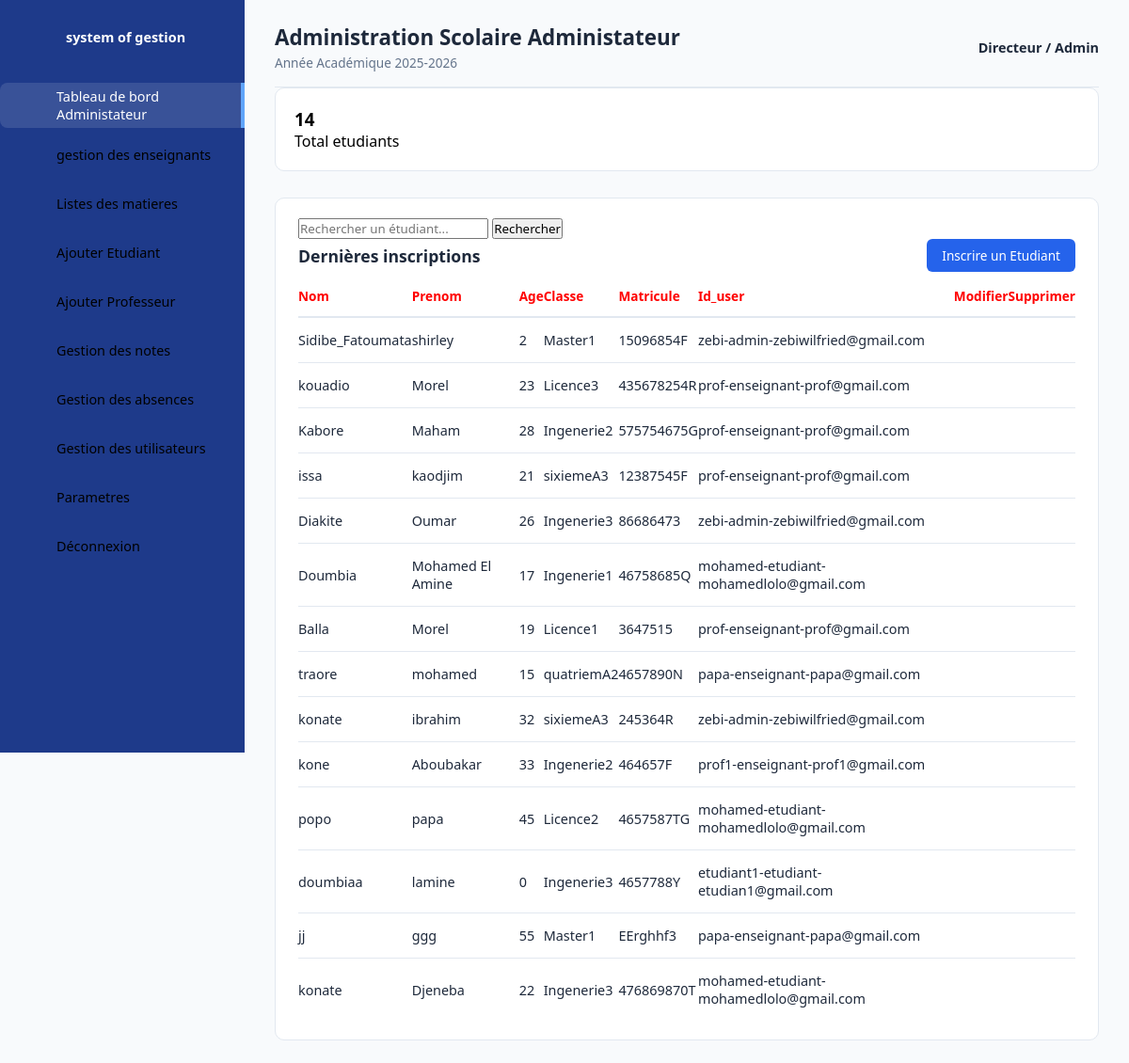
/dashboardadmin/, run on an earlier commit of the app's database.
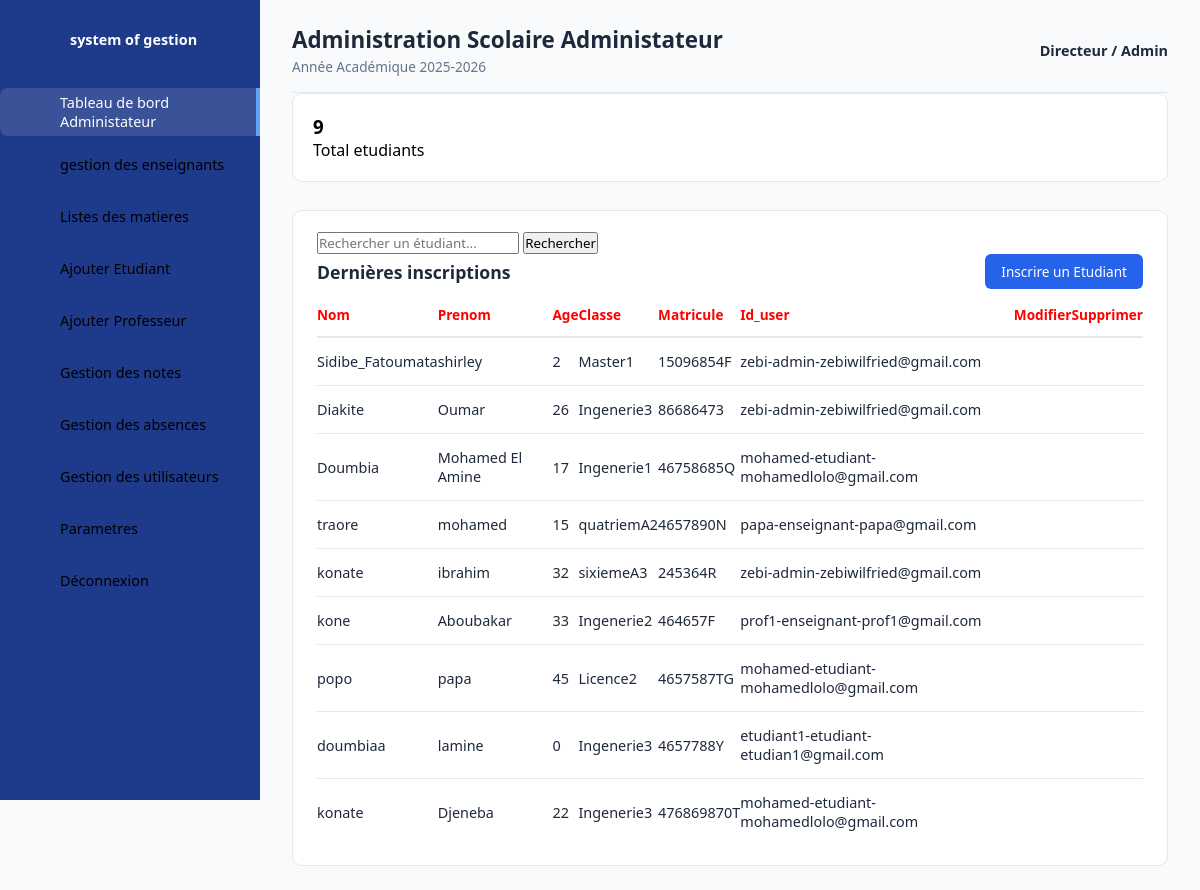
And on a later commit of the database.
### new_project/models.py (models this page shows, shortened)
class Etudiant (models.Model):
    nom=models.CharField(max_length=100)
    prenom =models.CharField(max_length=100)
    age=models.IntegerField(default=0)
    classe = models.ForeignKey(Classes, on_delete=models.SET_NULL,null=True)
    matricule =models.CharField(max_length=50, unique=True)
    id_user = models.ForeignKey(Utilisateur,on_delete=models.CASCADE, related_name="etudiants", null=True, blank=True
)
    class Meta:
        verbose_name = "Etudiant"
        verbose_name_plural = "Etudiants"

class Classes (models.Model):
    nom=models.CharField(max_length=50)
    class Meta:
        verbose_name = "Classe"
        verbose_name_plural = "Classes"
    def __str__(self):
        return self.nom

### pages/models.py (models this page shows)
class Utilisateur(AbstractUser):
    ChoiceRole = (
        ('admin','administrateur'),
        ('enseignant','enseignant' ),
        ('etudiant','etudiant')
    )
    role = models.CharField(
        max_length= 25,
        choices=ChoiceRole,
        default='etudiant'
    )
    email = models.EmailField(unique=True)
    REQUIRED_FIELDS = ['email', 'first_name', 'last_name', 'role']
    def __str__(self):
        return f"{self.username}-{self.role}-{self.email} "

### pages/views.py (the view)
# urls.py: path("dashboardadmin/", dashboardadmin,name="dashboardadmin"),
def dashboardadmin(request):
    etudiants = Etudiant.objects.all()
    nombre_total_admin = Etudiant.objects.count()
    recherche = request.GET.get('recherche')
    if recherche:
        etudiants = etudiants.filter(nom__icontains=recherche)
    context = {
        'etudiants':etudiants,
        'nombre_total_admin':nombre_total_admin
    }
    return render(request,'pages/dashboardadmin.html', context)

### templates/pages/dashboardadmin.html (shortened to what this page needs)
{% load static %}
<!DOCTYPE html>
<html lang="fr">
<head>
    <link rel="stylesheet" href="{% static 'css/dashboardadmin.css' %}?v=2.0">
</head>
<body>
    <div class="container">
        <aside class="navigation">
            <ul>
                <li class="brand">
                    <a href="#">
                        <span class="titre">system of gestion</span>
                    </a>
                </li>
                <li class="active">
                    <a href="#">
                        <span class="titre">Tableau de bord Administateur</span>
                    </a>
                </li>
                <li>
                    <a href="{% url 'liste_professeur' %}">
                        <span class="titre"> gestion des enseignants</span>
                    </a>
                </li>
                <li>
                        <a href="{% url 'liste_professeur' %}">
                            <span class="titre">Listes des matieres</span>
                        </a>
                    </li>
                   <li>
                    <a href="{% url 'inscrire_etudiant' %}">
                          <span class="titre">Ajouter Etudiant</span>
                    </a>
                </li>
                 <li>
                    <a href="{% url 'ajouter_professeur' %}">
                          <span class="titre">Ajouter Professeur</span>
                    </a>
                </li>
                 <li>
                    <a href="{% url 'gestion_notes' %}">
                        <span class="titre">Gestion des notes</span>
                    </a>
                </li>
                 <li>
                    <a href="{% url 'absences' %}">
                        <span class="titre">Gestion des absences</span>
                    </a>
                </li>
                <li>
                <a href="{% url 'gestion_utilisateurs'%}">
                    <span class="titre">Gestion des utilisateurs</span>
                </a>
            </li>
                 <li>
                    <a href="{% url 'parametres' %}">
                        <span class="titre">Parametres</span>
                    </a>
                </li>
                <li class="logout">
                    <a href="{% url 'deconnexion' %}">
                        <span class="titre">Déconnexion</span>
                    </a>
                </li>
            </ul>
        </aside>
       <main class="main-content">
            <header class="topbar">
                <div>
                    <h2>Administration Scolaire Administateur</h2>
                    <p class="subtitle">Année Académique 2025-2026</p>
                </div>
                <div class="user-profile">
                    <span>Directeur / Admin</span>
                </div>
            </header>
                <div class="cards">
                    <div class="card">
                        <div>
                            <h3>{{ nombre_total_admin }}</h3>
                            <p>Total etudiants</p>
                        </div>
                    </div>
                </div>
            <section class="details">
                <div class="recent-orders">
                    <form method="GET" class="search-form">
                        <input type="text" name="recherche" placeholder="Rechercher un étudiant..."    value="{{ request.GET.recherche }}">
                         <button type="submit">Rechercher</button>
                    </form>
                    <div class="card-header">
                        <h3>Dernières inscriptions</h3>
                        <a href="{% url 'inscrire_etudiant' %}" class="btn">Inscrire un Etudiant</a>
                    </div>
                    <table>
                        <thead>
                            <tr>
                                <td class="lock">Nom</td>
                                <td class="lock">Prenom </td>
                                <td class="lock">Age</td>
                                <td class="lock">Classe</td>
                                <td class="lock">Matricule </td>
                                <td class="lock">Id_user </td>
                                <td class="lock">Modifier </td>
                                <td class="lock">Supprimer </td>
                            </tr>
                        </thead>
                        <tbody>
              {% for etudiant in etudiants %}
            <tr>
                <td>{{ etudiant.nom }}</td>
                <td>{{ etudiant.prenom }}</td>
                <td>{{ etudiant.age }}</td>
                <td>{{ etudiant.classe }}</td>
                <td>{{ etudiant.matricule }}</td>
                <td>{{ etudiant.id_user }}</td>
                <td>
                </td>
                <td>
                </td>
            </tr>
            {% empty %}
            <tr>
                <td colspan="8">Aucun étudiant trouvé.</td>
            </tr>
            {% endfor %}
                                    </tbody>
                    </table>
                </div>
            </section>
        </main>
    </div>
</body>
</html>

### static/css/dashboardadmin.css (style rules this page uses)
* { margin: 0; padding: 0; box-sizing: border-box; font-family: 'Segoe UI', system-ui, -apple-system, Roboto, sans-serif; }
:root { --primary-color: #1e3a8a; --accent-color: #2563eb; --white: #ffffff; --gray-bg: #f8fafc; --text-main: #1e293b; --text-muted: #64748b; --border-color: #e2e8f0; }
body { min-height: 100vh; background-color: var(--gray-bg); }
.container { display: flex; width: 100%; }
.navigation { width: 260px; height: 100vh; background-color: var(--primary-color); position: fixed; left: 0; top: 0; display: flex; flex-direction: column; }
.navigation ul { list-style: none; padding-top: 15px; width: 100%; }
.navigation ul li { position: relative; width: 100%; margin-bottom: 4px; }
.navigation ul li.brand { margin-bottom: 25px; padding-left: 10px; }
.navigation ul li.brand a { font-weight: 700; font-size: 1.1rem; color: var(--white); }
.navigation ul li a { display: flex; align-items: center; text-decoration: none; color: black; height: 48px; padding-left: 20px; transition: all 0.2s ease; border-top-left-radius: 8px; border-bottom-left-radius: 8px; }
.navigation ul li:hover a, .navigation ul li.active a { color: var(--white); background-color: rgba(255, 255, 255, 0.12); }
.navigation ul li.active a { border-right: 4px solid #60a5fa; }
.navigation ul li a .titre { font-size: 0.9rem; }
.navigation ul li.logout { margin-top: auto; margin-bottom: 20px; }
.main-content { margin-left: 260px; width: calc(100% - 260px); padding: 24px 32px; }
.topbar { display: flex; justify-content: space-between; align-items: center; padding-bottom: 16px; border-bottom: 1px solid var(--border-color); }
.topbar h2 { color: var(--text-main); font-size: 1.4rem; }
.topbar .subtitle { color: var(--text-muted); font-size: 0.85rem; margin-top: 2px; }
.user-profile { display: flex; align-items: center; gap: 8px; font-weight: 600; color: var(--primary-color); font-size: 1.3rem; }
.user-profile span { font-size: 0.9rem; color: var(--text-main); }
.card { background: var(--white); padding: 20px; border-radius: 10px; display: flex; justify-content: space-between; align-items: center; border: 1px solid var(--border-color); }
.details { margin-top: 28px; }
.recent-orders { background: var(--white); padding: 20px 24px; border-radius: 10px; border: 1px solid var(--border-color); }
.card-header { display: flex; justify-content: space-between; align-items: center; margin-bottom: 16px; }
.card-header h3 { color: var(--text-main); font-size: 1.1rem; }
.btn { padding: 8px 16px; background: var(--accent-color); color: var(--white); text-decoration: none; border-radius: 6px; font-size: 0.85rem; font-weight: 500; transition: background 0.2s; }
table { width: 100%; border-collapse: collapse; }
table thead td { font-weight: 600; color: black; padding-bottom: 12px; font-size: 0.85rem; border-bottom: 2px solid var(--border-color); }
.lock { color: red; }
table tbody tr { border-bottom: 1px solid var(--border-color); }
table tbody tr:last-child { border-bottom: none; }
table tbody td { padding: 14px 0; font-size: 0.9rem; color: var(--text-main); }

What changed in the data, as far as the page shows it:
removed Etudiant: nom "kouadio", prenom "Morel", age "23", classe "Licence3", matricule "435678254R", id_user "prof-enseignant-prof@gmail.com"
removed Etudiant: nom "Kabore", prenom "Maham", age "28", classe "Ingenerie2", matricule "575754675G", id_user "prof-enseignant-prof@gmail.com"
removed Etudiant: nom "issa", prenom "kaodjim", age "21", classe "sixiemeA3", matricule "12387545F", id_user "prof-enseignant-prof@gmail.com"
removed Etudiant: nom "Balla", prenom "Morel", age "19", classe "Licence1", matricule "3647515", id_user "prof-enseignant-prof@gmail.com"
removed Etudiant: nom "jj", prenom "ggg", age "55", classe "Master1", matricule "EErghhf3", id_user "papa-enseignant-papa@gmail.com"
Also different on the page:
{{ nombre_total_admin }}: "14" → "9"
